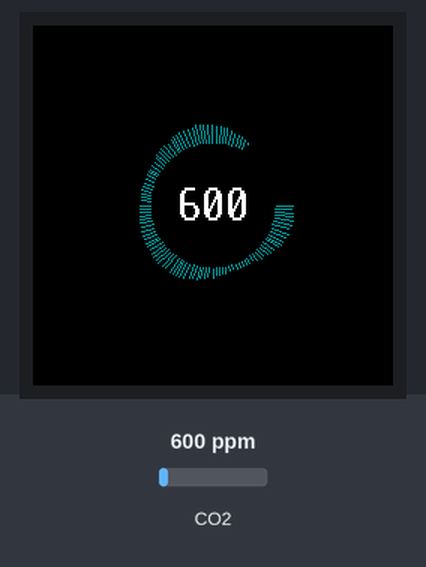
Bench run of a program on a simulated Raspberry Pi Pico running MicroPython. On the bench: 240×240 colour display. The inputs (shaded band) are chosen by the test bench; at power-on: CO2 600 ppm. Random numbers come from a fixed seed; library files of the repository ran but are not shown: gc9a01py.py, vga1_16x32.py; what the program prints to the serial console is not drawn.

Above: at 1.7 s.
1.8 s: CO2 set to 452 ppm
At 2.5 s:
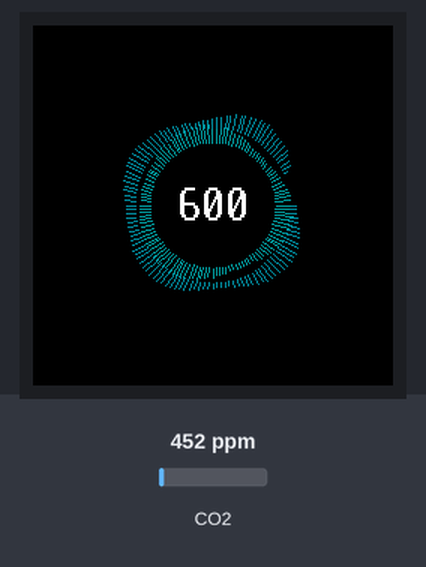
At 7.0 s:
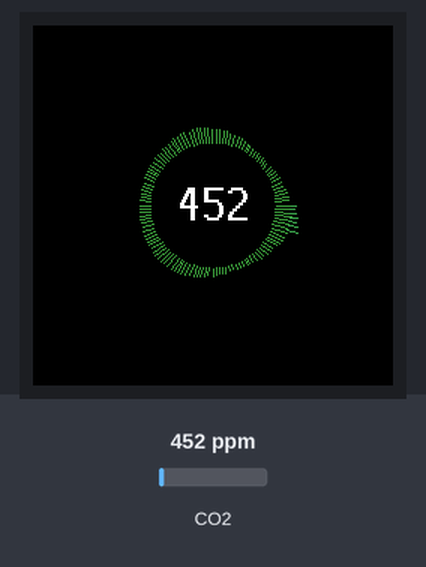
Timing chart, 0 to 8.5 s (numbered marks = the images above; inputs shaded):
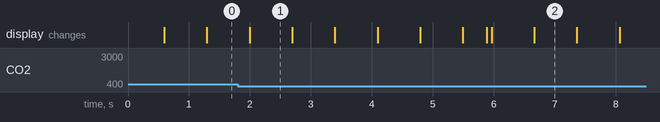

The program:

diff_growth_new1.py
```python
import time
import math
import random
import gc
from machine import Pin, SPI, UART
import gc9a01py
from fonts.romfonts import vga1_16x32 as font

# -----------------------
# LCD setup
# -----------------------
spi = SPI(1, baudrate=40000000, polarity=1, phase=1)
dc = Pin(8, Pin.OUT)
cs = Pin(9, Pin.OUT)
rst = Pin(12, Pin.OUT)
bl = Pin(13, Pin.OUT)
bl.on()
lcd = gc9a01py.GC9A01(spi, dc=dc, cs=cs, reset=rst)

# -----------------------
# CO2 sensor
# -----------------------
uart = UART(0, baudrate=9600, tx=Pin(0), rx=Pin(1))
cmd = b"\xFF\x01\x86\x00\x00\x00\x00\x00\x79"

def read_mhz19():
    uart.write(cmd)
    time.sleep(0.05)
    if uart.any() >= 9:
        d = uart.read(9)
        if d and len(d) == 9 and d[0] == 0xFF and d[1] == 0x86:
            return d[2]*256 + d[3]
    return None

# -----------------------
# Colors
# -----------------------
def rgb(r,g,b):
    return gc9a01py.color565(int(r), int(g), int(b))

TRANSITION_COLORS = {
    "VERY_GOOD": ((100, 255, 100), (0, 255, 255)),
    "GOOD": ((0, 255, 255), (0, 0, 200)),
    "MEDIUM": ((0, 0, 200), (255, 0, 255)),
    "BAD": ((255, 0, 0), (255, 100, 0))
}

def interp_color(c1,c2,t):
    return (
        int(c1[0]*(1-t)+c2[0]*t),
        int(c1[1]*(1-t)+c2[1]*t),
        int(c1[2]*(1-t)+c2[2]*t)
    )

# -----------------------
# Animation parameters
# -----------------------
cx, cy = 120, 120
text_radius = 42
num_rings = 12
segments = 120
pulse_speed = 0.25
RING_THICKNESS = 1
RING_SPACING = 10
MAX_LEN_FACTOR = 0.3
MIN_LEN_BASE = 2

# Variables d'état
ring_lengths = [[0 for _ in range(segments)] for _ in range(num_rings)]
ring_alphas = [[0 for _ in range(segments)] for _ in range(num_rings)]
ring_phases = [random.random()*2*math.pi for _ in range(num_rings)]
ring_activation_factor = [0.0] * num_rings

MAX_SCREEN_COORD = 239

# -----------------------
# Draw one ring with alpha
# -----------------------
def draw_ring_alpha(lcd, cx, cy, radius, lengths, alphas, color, thickness):
    for i in range(segments):

        alpha = alphas[i]
        if alpha < 0.001:
            continue

        col = tuple([c * alpha for c in color])
        col565 = rgb(*col)

        angle = 2*math.pi*i/segments
        x0 = int(cx + radius * math.cos(angle))
        y0 = int(cy + radius * math.sin(angle))
        l = lengths[i]
        x1 = int(x0 + l * math.cos(angle))
        y1 = int(y0 + l * math.sin(angle))

        # Vérification des limites pour le point initial et final
        if 0 <= x0 <= MAX_SCREEN_COORD and 0 <= y0 <= MAX_SCREEN_COORD and \
           0 <= x1 <= MAX_SCREEN_COORD and 0 <= y1 <= MAX_SCREEN_COORD:

            lcd.line(x0, y0, x1, y1, col565)

            # Dessin de l'épaisseur (seulement si épaisseur > 1)
            if thickness > 1:
                dx = x1 - x0
                dy = y1 - y0
                nx = -dy
                ny = dx
                mag = math.sqrt(nx**2 + ny**2)
                if mag != 0:
                    nx /= mag
                    ny /= mag

                for t_thick in range(1, thickness):
                    tx0 = int(x0 + nx * t_thick)
                    ty0 = int(y0 + ny * t_thick)
                    tx1 = int(x1 + nx * t_thick)
                    ty1 = int(y1 + ny * t_thick)

                    if 0 <= tx0 <= MAX_SCREEN_COORD and 0 <= ty0 <= MAX_SCREEN_COORD and \
                       0 <= tx1 <= MAX_SCREEN_COORD and 0 <= ty1 <= MAX_SCREEN_COORD:
                        lcd.line(tx0, ty0, tx1, ty1, col565)

# -----------------------
# Initialisation de l'état (pour opacité instantanée au démarrage)
# -----------------------
def initialize_state_on_first_read(co2_value):
    """Calcule l'état cible initial et initialise les facteurs d'activation et d'alpha."""

    # Déterminer les paramètres de l'état initial (LOGIQUE MISE À JOUR)
    if co2_value < 600:
        target_active_rings = 10; MAX_LEN = 20; MIN_RAMP_BUMPS = 2; MIN_RING_LEN = 2
    elif co2_value < 800:
        target_active_rings = 8; MAX_LEN = 35; MIN_RAMP_BUMPS = 3; MIN_RING_LEN = 3
    elif co2_value < 1200:
        target_active_rings = 6; MAX_LEN = 50; MIN_RAMP_BUMPS = 5; MIN_RING_LEN = 4
    else:
        target_active_rings = 4; MAX_LEN = 70; MIN_RAMP_BUMPS = 9; MIN_RING_LEN = 5

    target_active_rings = min(target_active_rings, num_rings)
    ramp_amplitude_base = 0.5

    for r in range(num_rings):
        target_activation = 1.0 if r < target_active_rings else 0.0
        ring_activation_factor[r] = target_activation

        fade_outward_factor = r / (num_rings - 1)
        alpha_base = 1.0
        if target_active_rings > num_rings / 2: alpha_base *= (0.6 + 0.4 * fade_outward_factor)
        else: alpha_base *= (0.6 + 0.4 * (1 - fade_outward_factor))
        if alpha_base < 0.15: alpha_base = 0.15

        target_alpha = alpha_base * target_activation

        ramp_amplitude = ramp_amplitude_base + r * 0.05
        base_bumps = max(MIN_RAMP_BUMPS, r + 1)
        current_bumps = base_bumps + random.randint(0, 1)

        for i in range(segments):
            ramp_factor_base = math.sin(i / segments * 2 * math.pi * current_bumps + ring_phases[r])
            ramp_factor = 0.5 + ramp_amplitude * ramp_factor_base

            target_len = (MIN_RING_LEN + (MAX_LEN - MIN_RING_LEN) * MAX_LEN_FACTOR * ramp_factor) * target_activation

            ring_lengths[r][i] = target_len
            ring_alphas[r][i] = max(0.001, target_alpha)

    global is_initialized
    is_initialized = True

# -----------------------
# Initial state
# -----------------------
lcd.fill(gc9a01py.BLACK)
last_ppm_value = None
t = 0
gc.collect()
is_initialized = False # Flag pour le premier passage

# -----------------------
# MAIN LOOP
# -----------------------
while True:

    lcd.fill_rect(cx - 120, cy - 120, 240, 240, gc9a01py.BLACK)

    co2_value = read_mhz19()
    if co2_value is None:
        co2_value = 0

    print("CO2 =", co2_value, "ppm")

    if not is_initialized:
        initialize_state_on_first_read(co2_value)

    # ---- Définition des paramètres d'état (LOGIQUE MISE À JOUR) ----
    if co2_value < 600:
        color_set = TRANSITION_COLORS["VERY_GOOD"]; MAX_LEN = 20; MIN_RAMP_BUMPS = 2; MIN_RING_LEN = 2; target_active_rings = 10
    elif co2_value < 800:
        color_set = TRANSITION_COLORS["GOOD"]; MAX_LEN = 35; MIN_RAMP_BUMPS = 3; MIN_RING_LEN = 3; target_active_rings = 8
    elif co2_value < 1200:
        color_set = TRANSITION_COLORS["MEDIUM"]; MAX_LEN = 50; MIN_RAMP_BUMPS = 5; MIN_RING_LEN = 4; target_active_rings = 6
    else:
        color_set = TRANSITION_COLORS["BAD"]; MAX_LEN = 70; MIN_RAMP_BUMPS = 9; MIN_RING_LEN = 5; target_active_rings = 4

    target_active_rings = min(target_active_rings, num_rings)

    color_start = color_set[0]
    color_end = color_set[1]

    lcd.text(font, str(co2_value), cx - (len(str(co2_value))*8), cy - 16, rgb(255, 255, 255))
    last_ppm_value = co2_value

    # --- Anneaux Concentriques avec Apparition Excentrique ---
    for r in range(num_rings):

        # 1. GESTION DE L'APPARITION EXCENTRIQUE
        target_activation = 1.0 if r < target_active_rings else 0.0

        ring_activation_factor[r] += (target_activation - ring_activation_factor[r]) * 0.15
        current_activation = ring_activation_factor[r]

        if current_activation < 0.005 and target_activation == 0.0:
             continue

        # 2. CALCUL DE LA COULEUR
        if target_active_rings > 1: t_interp = r / (target_active_rings - 1)
        else: t_interp = 0
        t_interp = max(0.0, min(1.0, t_interp))
        current_color = interp_color(color_start, color_end, t_interp)

        # 3. CALCUL DU RAYON et de l'ALPHA de base
        base_radius = text_radius + r * RING_SPACING
        radius = base_radius

        fade_outward_factor = r / (num_rings - 1)
        alpha_base = 1.0

        if target_active_rings > num_rings / 2: alpha_base *= (0.6 + 0.4 * fade_outward_factor)
        else: alpha_base *= (0.6 + 0.4 * (1 - fade_outward_factor))

        if alpha_base < 0.15: alpha_base = 0.15

        # Définition des constantes de rampe
        ramp_amplitude = (0.5 + r * 0.05)
        base_bumps = max(MIN_RAMP_BUMPS, r + 1)
        current_bumps = base_bumps + random.randint(0, 1)

        # 4. MISE À JOUR ET DESSIN
        for i in range(segments):

            # Rampe Circulaire
            ramp_factor_base = math.sin(i / segments * 2 * math.pi * current_bumps + ring_phases[r])
            ramp_factor = 0.5 + ramp_amplitude * ramp_factor_base

            target_len = (MIN_RING_LEN + (MAX_LEN - MIN_RING_LEN) * MAX_LEN_FACTOR * ramp_factor) * current_activation

            # Transition de longueur
            ring_lengths[r][i] += (target_len - ring_lengths[r][i]) * 0.25

            # Disparition (alpha)
            target_alpha = alpha_base * current_activation
            ring_alphas[r][i] += (target_alpha - ring_alphas[r][i]) * 0.15

            if ring_alphas[r][i] < 0.001: ring_alphas[r][i] = 0.001

        draw_ring_alpha(lcd, cx, cy, radius, ring_lengths[r], ring_alphas[r], current_color, RING_THICKNESS)

    t += pulse_speed
    time.sleep(0.03)
```

Measured:
- what the display in image 1 shows lasts 0.7 s, from 2.0 s to 2.7 s
